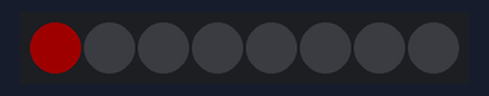
Simulated run of this sketch. Board: Arduino Uno, built with avr-gcc and run on an emulated ATmega328P. Shown: 8 RGB LEDs in strip order, left to right. Dim RGB values are drawn brighter than linear.

Above: at 0.05 s.
At 0.8 s:
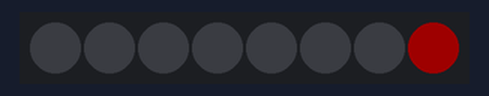
At 2.1 s:
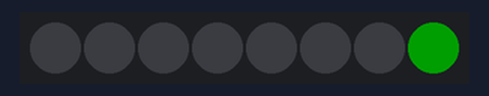
At 3.4 s:
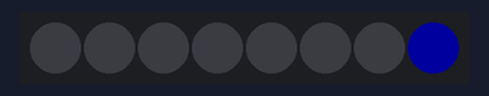
At 4.7 s:
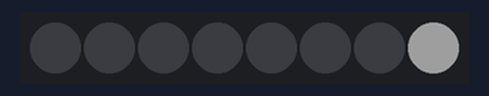
At 5.3 s:
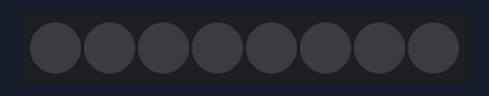
Timing chart, 0 to 40.0 s (numbered marks = the images above):
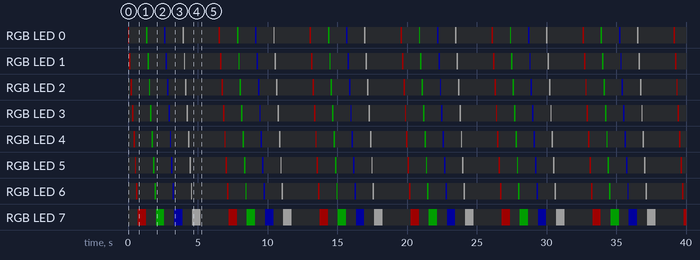

The sketch:

fast_led.ino
```cpp
/**********************************************************************
  Filename    : Sketch_35.1.1_LEDpixel
  Description : LEDpixel
  Auther      : www.freenove.com
  Modification: 2024/08/05
**********************************************************************/

#include <FastLED.h>  // Include FastLED library
#define NUM_LEDS 8    // Number of LEDs in the chain
#define DATA_PIN 6    // Data pin for LED control
#define BRIGHTNESS 30

CRGB leds[NUM_LEDS];  // Array to hold LED color data
int m_color[5][3] = { { 255, 0, 0 }, { 0, 255, 0 }, { 0, 0, 255 }, { 255, 255, 255 }, { 0, 0, 0 } };
int delayval = 100;

void setup() {
  FastLED.addLeds<NEOPIXEL, DATA_PIN>(leds, NUM_LEDS);  // Initialize LEDs
  FastLED.setBrightness(BRIGHTNESS);
}

void loop() {
  // Loop through each LED and set it to blue
  for (int j = 0; j < 5; j++) {
    for (int dot = 0; dot < NUM_LEDS; dot++) {
      leds[dot] = CRGB(m_color[j][0], m_color[j][1], m_color[j][2]);
      FastLED.show();           // Update LEDs
      leds[dot] = CRGB::Black;  // Clear the current LED
      delay(delayval);               // Wait for a short period before moving to the next LED
    }
    delay(500);
  }
}
```

Measured:
- by itself, RGB LED 0–6: repeats every 6.5 s: off 1.2 s, RGB(0, 30, 0) 0.10 s, off 1.2 s, RGB(0, 0, 30) 0.10 s, off 1.2 s, RGB(30, 30, 30) 0.10 s, off 2.5 s, RGB(30, 0, 0) 0.10 s
- by itself, RGB LED 7: repeats every 6.5 s: off 0.70 s, RGB(0, 30, 0) 0.60 s, off 0.70 s, RGB(0, 0, 30) 0.60 s, off 0.70 s, RGB(30, 30, 30) 0.60 s, off 2.0 s, RGB(30, 0, 0) 0.60 s
- by itself, everything shown: repeats every 6.5 s, in 33 steps
- what the display in image 1 shows lasts 0.6 s, from 0.7 s to 1.3 s
